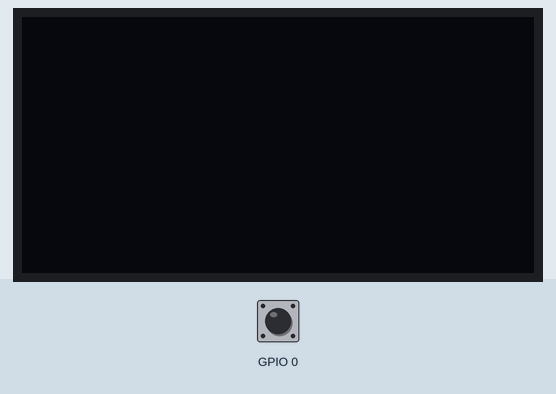
Simulated run of this sketch. Board: ESP32. On the bench: 128×64 one-colour display. The test bench sets the inputs (shaded band); at power-on: GPIO 0 HIGH. A WiFi scan finds three made-up networks; what the sketch prints to the serial monitor is not drawn.

Above: at 0.1 s.
At 2.1 s:
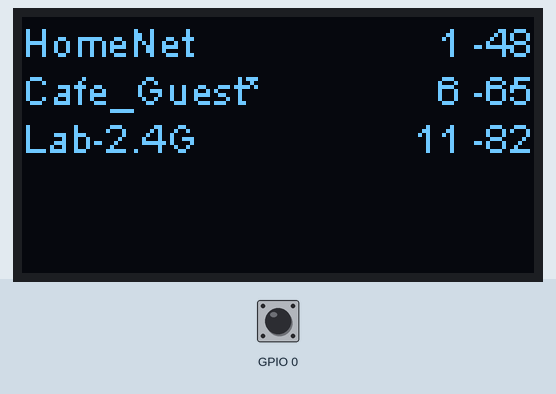
At 6.1 s:
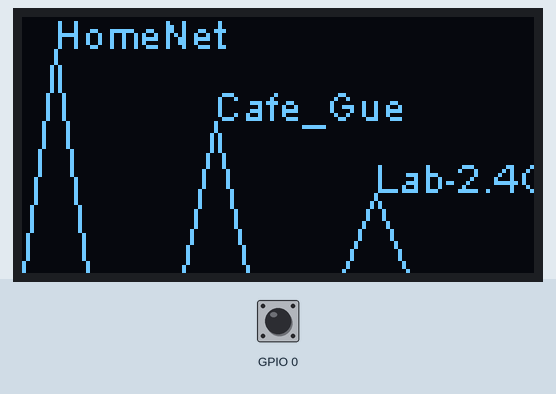

Measured:
- what the display in image 1 shows lasts 4.0 s, from 2.1 s to 6.1 s
- what the display in image 2 shows lasts 15.1 s, from 6.1 s to 21.2 s

The sketch:

ssid-graph.ino
```cpp
// Display nearby Wifi networks, and their strengths on a graph

#include <Wire.h>
#include"SSD1306.h"

#include <SPI.h>
#include <WiFi.h>

SSD1306  display(0x3c, 5, 4);
boolean open_net=false;

void setup() {
  //Initialize serial and wait for port to open:
  Serial.begin(9600);
  while (!Serial) {
    ; // wait for serial port to connect. Needed for native USB port only
  }
  // Button 1 on ESP ("boot")
  pinMode(0, INPUT_PULLUP);

  display.init();
  display.flipScreenVertically();
  display.setFont(ArialMT_Plain_10);

}
#define WIDTH 128
#define HEIGHT 64

#define GRAPH_BASELINE (HEIGHT - 1)
#define GRAPH_HEIGHT (HEIGHT)
#define CHANNEL_WIDTH (WIDTH / 16)

// RSSI RANGE
#define RSSI_CEILING -40
#define RSSI_FLOOR -100

void loop() {
  // scan for existing networks:
  Serial.println("Scanning available networks...");
  listNetworks();
  delay(2000);

  // detect button press
  uint8_t pinState = digitalRead(0);
  if (pinState != 0) open_net = true;
  else open_net= false;

  uint8_t ap_count[] = {0, 0, 0, 0, 0, 0, 0, 0, 0, 0, 0, 0, 0, 0};
  int32_t max_rssi[] = {-100, -100, -100, -100, -100, -100, -100, -100, -100, -100, -100, -100, -100, -100};
for (int l=0;l<5;l++){
int n = WiFi.scanNetworks();
display.clear();
for (int i = 0; i < n; i++) {
      int32_t channel = WiFi.channel(i);
      int32_t rssi = WiFi.RSSI(i);

      int height = constrain(map(rssi, RSSI_FLOOR, RSSI_CEILING, 1, GRAPH_HEIGHT), 1, GRAPH_HEIGHT);

      // channel stat
      ap_count[channel - 1]++;
      if (rssi > max_rssi[channel - 1]) {
        max_rssi[channel - 1] = rssi;
      }

      display.drawLine(channel * CHANNEL_WIDTH, GRAPH_BASELINE - height, (channel - 1) * CHANNEL_WIDTH, GRAPH_BASELINE + 1);
      display.drawLine(channel * CHANNEL_WIDTH, GRAPH_BASELINE - height, (channel + 1) * CHANNEL_WIDTH, GRAPH_BASELINE + 1);

      String ssid = WiFi.SSID(i).substring(0,8);
      display.setTextAlignment(TEXT_ALIGN_LEFT);
      display.drawString(channel * CHANNEL_WIDTH,GRAPH_BASELINE - height - 10, ssid);
}
display.display();
delay(1000);
}

}


void listNetworks() {
  // scan for nearby networks:
  Serial.println("** Scan Networks **");
  int numSsid = WiFi.scanNetworks();
  if (numSsid == -1) {
    Serial.println("Couldn't get a wifi connection");
    while (true);
  }
   display.clear();

  // print the list of networks seen:
  Serial.print("number of available networks:");
  Serial.println(numSsid);

  // print the SSID and strength for each network found:

  int fit = 64 / numSsid;
  fit = constrain ( fit,9, 12);

  for (int thisNet = 0; thisNet < numSsid; thisNet++) {
    Serial.print(WiFi.SSID(thisNet));
    Serial.print("\tSignal: ");
    Serial.print(WiFi.RSSI(thisNet));
    Serial.print(" dBm");
    Serial.println("");

   display.setTextAlignment(TEXT_ALIGN_LEFT);
   display.drawStringMaxWidth(0,thisNet * fit, 128, WiFi.SSID(thisNet) + String ((WiFi.encryptionType(thisNet) == WIFI_AUTH_OPEN)?"*":" "));
   display.setTextAlignment(TEXT_ALIGN_RIGHT);
   display.drawString(128,thisNet * fit, String (WiFi.channel(thisNet)) + " " + String( WiFi.RSSI(thisNet)) + "");

  }
  display.drawLogBuffer(0, 0);
  display.display();
}
```
